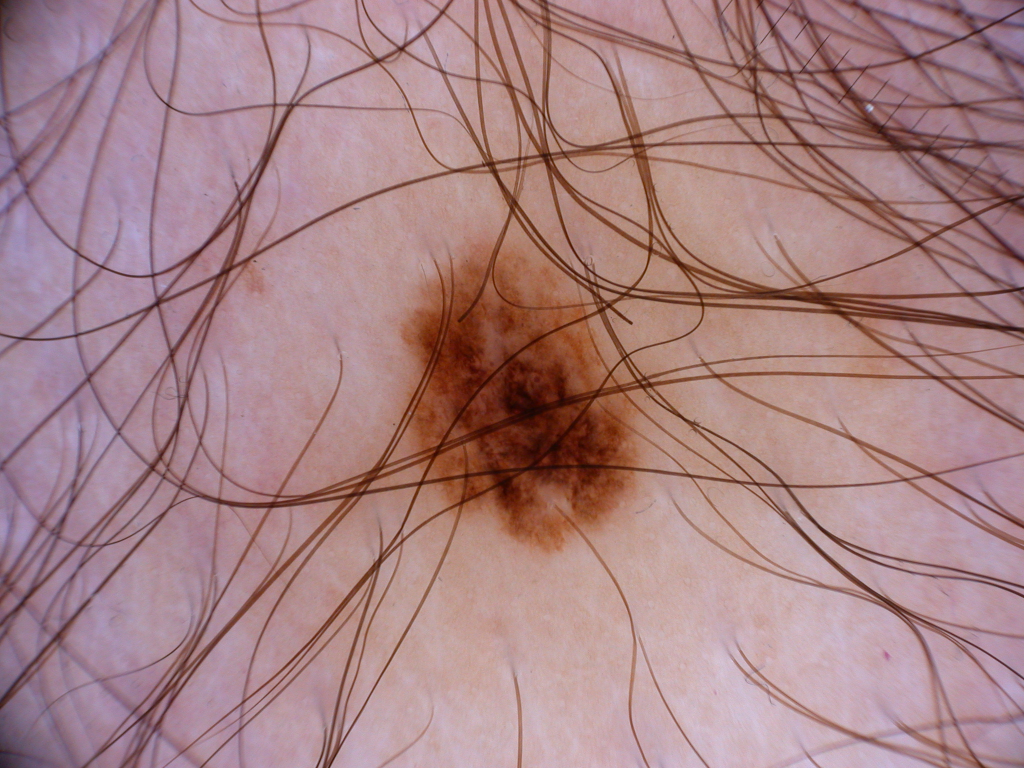
#> input picture data/images_test/img19.jpg, 2048 x 1536 px, found by its file name (shown at 1/2 size)
$ python dull_razor.py
#> lines starting #> are read from the running program, lines starting #| are printed output that depends on the picture; after the words box and inside, x2 and y2 are one past the last pixel; in counts of white or black regions, pixels touching at a corner belong together
#%% dull razor : hair remover
import cv2 # Choice of OpenCV (could have been done with skimage)
import numpy as np
import matplotlib.pyplot as plt

# Load the image - change the path on git

image_bgr=cv2.imread('data/images_test/img19.jpg',cv2.IMREAD_COLOR)
#> image_bgr is the input picture: shape (1536, 2048, 3); mean B, G, R 133, 130.1, 167
image = cv2.cvtColor(image_bgr, cv2.COLOR_BGR2RGB) # BGR to RGB conversion
# Gaussian filter to smooth the image
smoothed_image = cv2.GaussianBlur(image, (5, 5), 0)


# Split into colors
image_red, image_green, image_blue = cv2.split(smoothed_image)
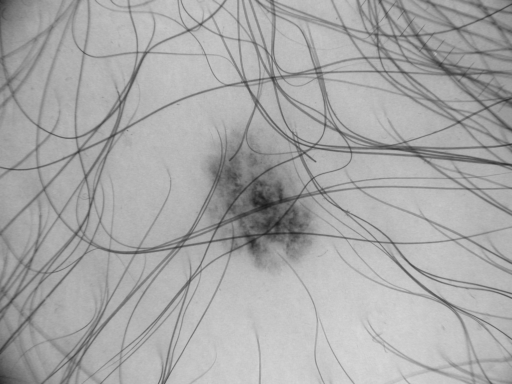
#> image_red: shape (1536, 2048) (shown at 1/4 size); min 25, max 219, mean 167

# Definition of diagonal structuring elements
def diagonal(size, angle):
#> called with size = 10, angle = 45
    kernel = np.zeros((size, size), dtype=np.uint8)
    for i in range(size):
        j = int(i * np.tan(np.radians(angle)))
        if 0<= j < size:
            kernel[i, j] = 1
    if angle > 0 and angle < 90:
        kernel = np.flipud(kernel)
    return kernel

kernel_diagonal_45 = diagonal(10,45)
kernel_diagonal_135 = kernel_diagonal_45[::-1, :]

# Define the structuring elements - values can be changed for better results
kernel_horizontal = cv2.getStructuringElement(cv2.MORPH_RECT, (1, 12))
kernel_diagonal_1 = kernel_diagonal_45
kernel_diagonal_2 = kernel_diagonal_135
kernel_vertical = cv2.getStructuringElement(cv2.MORPH_RECT, (12, 1))

# Apply a general morphological closing operation to each color band
def morphological_closing(image, kernel):
    return cv2.morphologyEx(image, cv2.MORPH_CLOSE, kernel)

# Compute the general morphological closing image for each color band
def general_morphological_closing(image):
    closed_horizontal = morphological_closing(image, kernel_horizontal)
    closed_diagonal_1 = morphological_closing(image, kernel_diagonal_45)
    closed_diagonal_2 = morphological_closing(image, kernel_diagonal_135)
    closed_vertical = morphological_closing(image, kernel_vertical)

    closed_horizontal = cv2.resize(closed_horizontal, (image.shape[1], image.shape[0]))
    closed_diagonal_1 = cv2.resize(closed_diagonal_1, (image.shape[1], image.shape[0]))
    closed_diagonal_2 = cv2.resize(closed_diagonal_2, (image.shape[1], image.shape[0]))
    closed_vertical = cv2.resize(closed_vertical, (image.shape[1], image.shape[0]))

    return np.maximum.reduce([closed_horizontal, closed_diagonal_1, closed_diagonal_2, closed_vertical])
closed_red = general_morphological_closing(image_red)
closed_green = general_morphological_closing(image_green)
closed_blue = general_morphological_closing(image_blue)
#> in general_morphological_closing (call 3), `return np.maximum.reduce([closed_horizontal, closed_diagonal_1, closed..`:
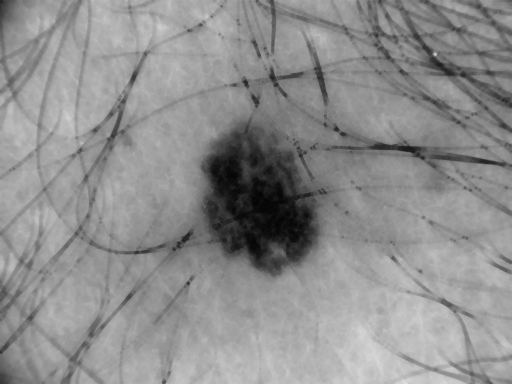
#> returned value: shape (1536, 2048) (shown at 1/4 size); min 3, max 255, mean 141.8

# Calculate the hair mask image for each color band
threshold = 30  # Define a predefined threshold - can be adjusted for persistent thick hairs
hair_mask_red = np.abs(image_red - closed_red) > threshold
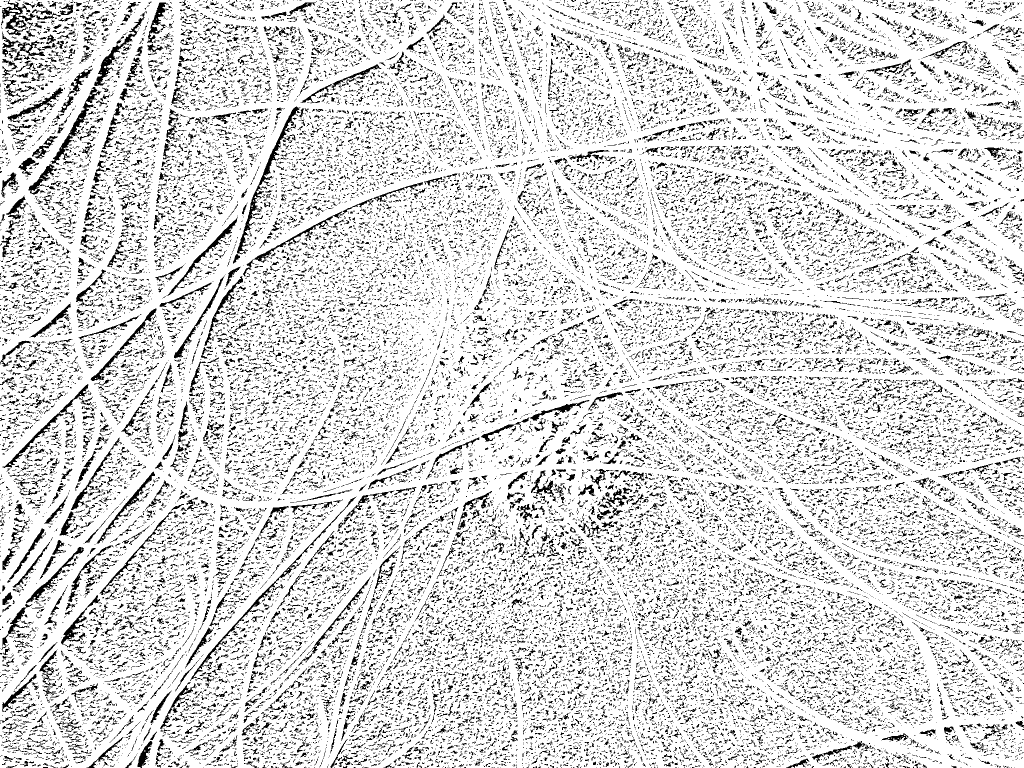
#> hair_mask_red: shape (1536, 2048) bool (shown at 1/2 size); 85.1% white; black in thin lines or dots
hair_mask_green = np.abs(image_green - closed_green) > threshold
#> hair_mask_green: shape (1536, 2048) bool; 83.3% white; black in thin lines or dots
hair_mask_blue = np.abs(image_blue - closed_blue) > threshold
#> hair_mask_blue: shape (1536, 2048) bool; 87% white; black in thin lines or dots

# Calculate the final hair mask image
hair_mask = np.logical_or(np.logical_or(hair_mask_red, hair_mask_green), hair_mask_blue).astype(np.uint8)
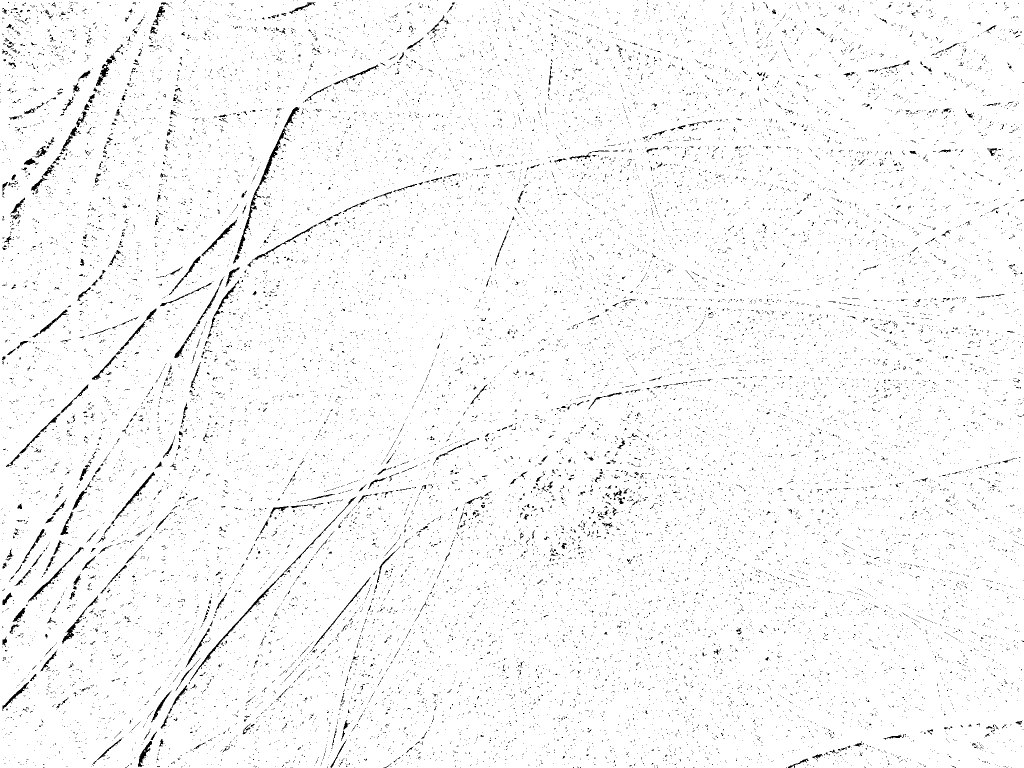
#> hair_mask: shape (1536, 2048) (shown at 1/2 size); values 0 (black) and 1 (white), 97.1% white; black in thin lines or dots

# Replace hair pixels with the nearest non-hair pixels on the original image
inpainted_image = cv2.inpaint(image, hair_mask, 3, cv2.INPAINT_TELEA)
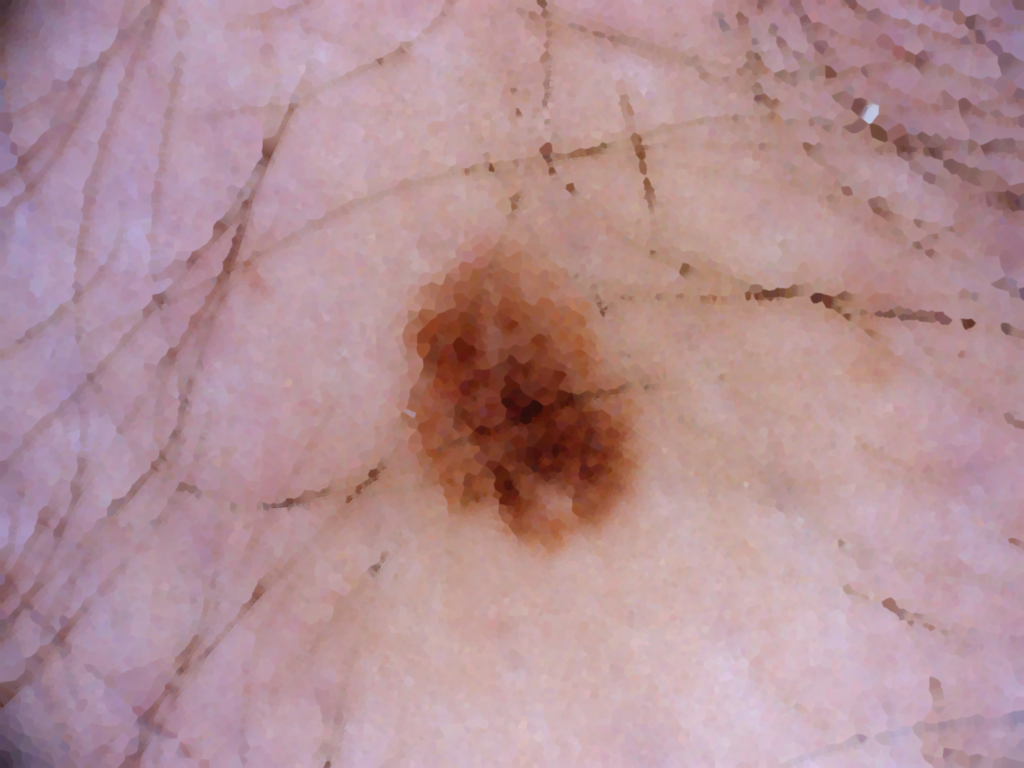
#> inpainted_image: shape (1536, 2048, 3) (shown at 1/2 size); mean R, G, B 179.9, 144, 149.6

# [22 lines left out: function dull_razor, not called in this run]
'''
plt.figure(figsize=(12, 12))
plt.subplot(221)
plt.imshow(image)
plt.title('Original Image')

plt.subplot(222)
plt.imshow(hair_mask * 255, cmap='gray')
plt.title('Hair Mask')

plt.subplot(223)
plt.imshow(inpainted_image)
plt.title('Inpainted Image')

plt.subplot(224)
plt.imshow(smoothed_image)
plt.title('Smoothed Image initiale')

plt.show()
'''

# %%

$ run again, with data/images_test/img1.jpg copied over data/images_test/img19.jpg
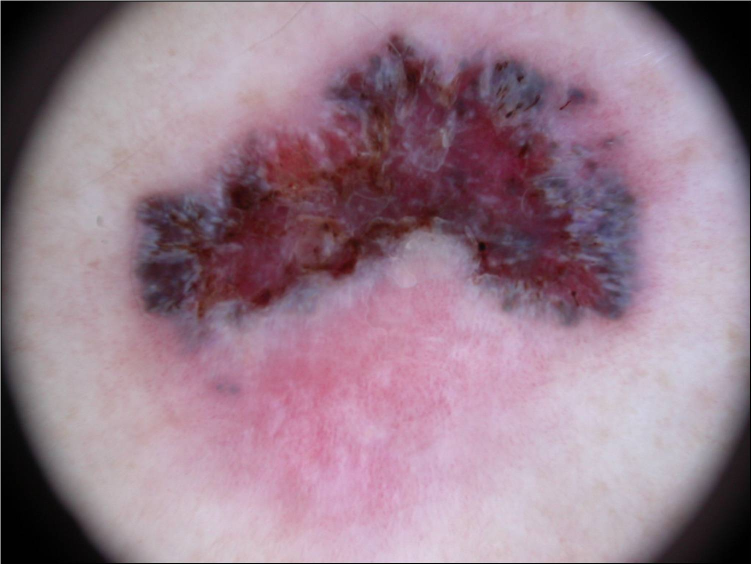
#> input picture data/images_test/img1.jpg, 1503 x 1129 px, found by its file name (shown at 1/2 size)
#> image_bgr is the input picture: shape (1129, 1503, 3); mean B, G, R 140.2, 125.2, 151.9
#> `hair_mask_red = np.abs(image_red - closed_red) > threshold`:
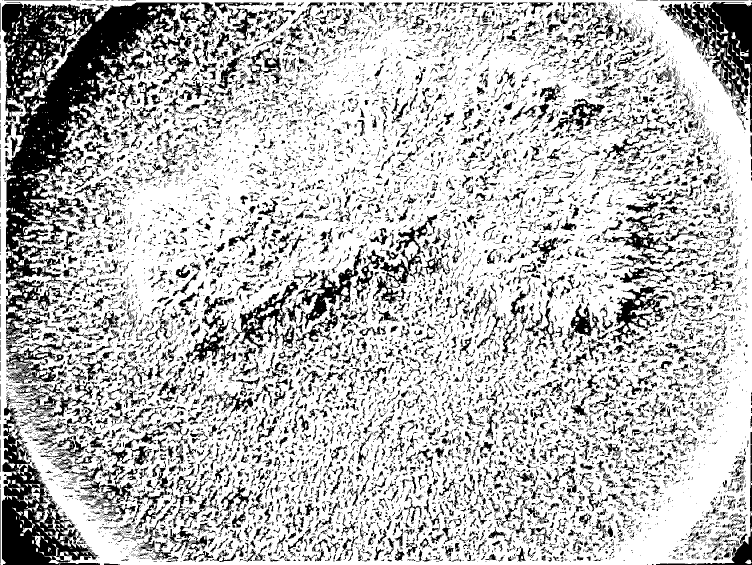
#> hair_mask_red: shape (1129, 1503) bool (shown at 1/2 size); 73.6% white; 12336 black regions (9410 under 20 px), largest, box (x1, y1, x2, y2) and area: (4, 4, 399, 769) 80918, (4, 792, 200, 1129) 21521, (1325, 4, 1503, 265) 15344
#> hair_mask_green: shape (1129, 1503) bool; 72.7% white; 10500 black regions (8392 under 20 px), largest, box (x1, y1, x2, y2) and area: (4, 4, 439, 683) 86823, (4, 802, 248, 1129) 21372, (1328, 4, 1503, 289) 15279
#> hair_mask_blue: shape (1129, 1503) bool; 72.5% white; 10251 black regions (8113 under 20 px), largest, box (x1, y1, x2, y2) and area: (4, 4, 455, 673) 89656, (4, 662, 216, 1129) 30350, (1332, 4, 1503, 265) 14998
#> hair_mask: shape (1129, 1503); values 0 (black) and 1 (white), 84.6% white; 12474 black regions (10595 under 20 px), largest, box (x1, y1, x2, y2) and area: (4, 4, 350, 354) 46179, (4, 816, 200, 1129) 19326, (1332, 4, 1503, 265) 14487
#> `inpainted_image = cv2.inpaint(image, hair_mask, 3, cv2.INPAINT_TELEA)`:
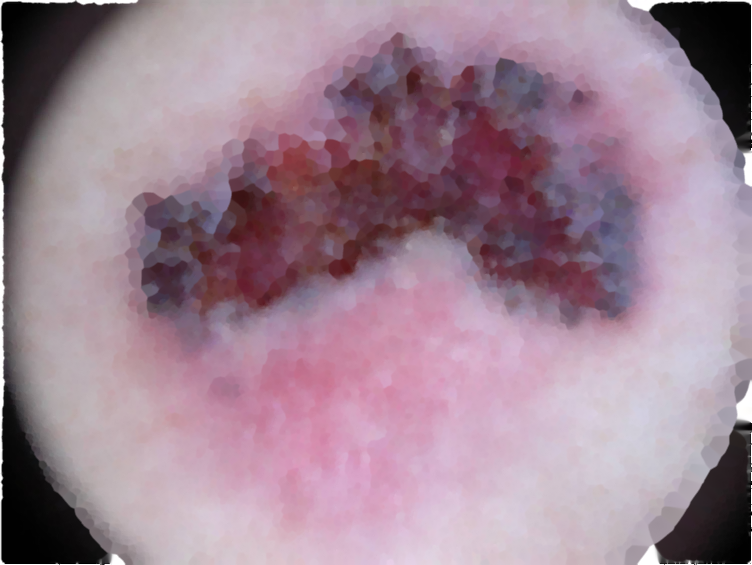
#> inpainted_image: shape (1129, 1503, 3) (shown at 1/2 size); mean R, G, B 158.4, 132.3, 147.6

$ run again, with data/images_test/img10.jpg copied over data/images_test/img19.jpg
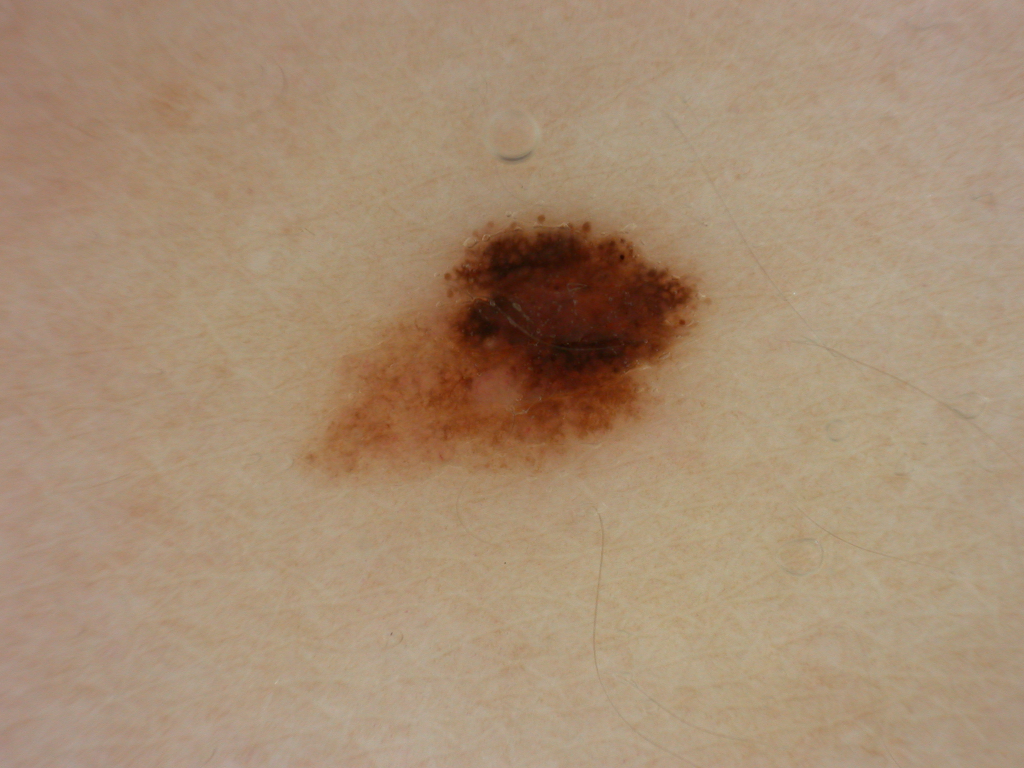
#> input picture data/images_test/img10.jpg, 2048 x 1536 px, found by its file name (shown at 1/2 size)
#> image_bgr is the input picture: shape (1536, 2048, 3); mean B, G, R 115.1, 141.3, 167.2
#> `hair_mask_red = np.abs(image_red - closed_red) > threshold`:
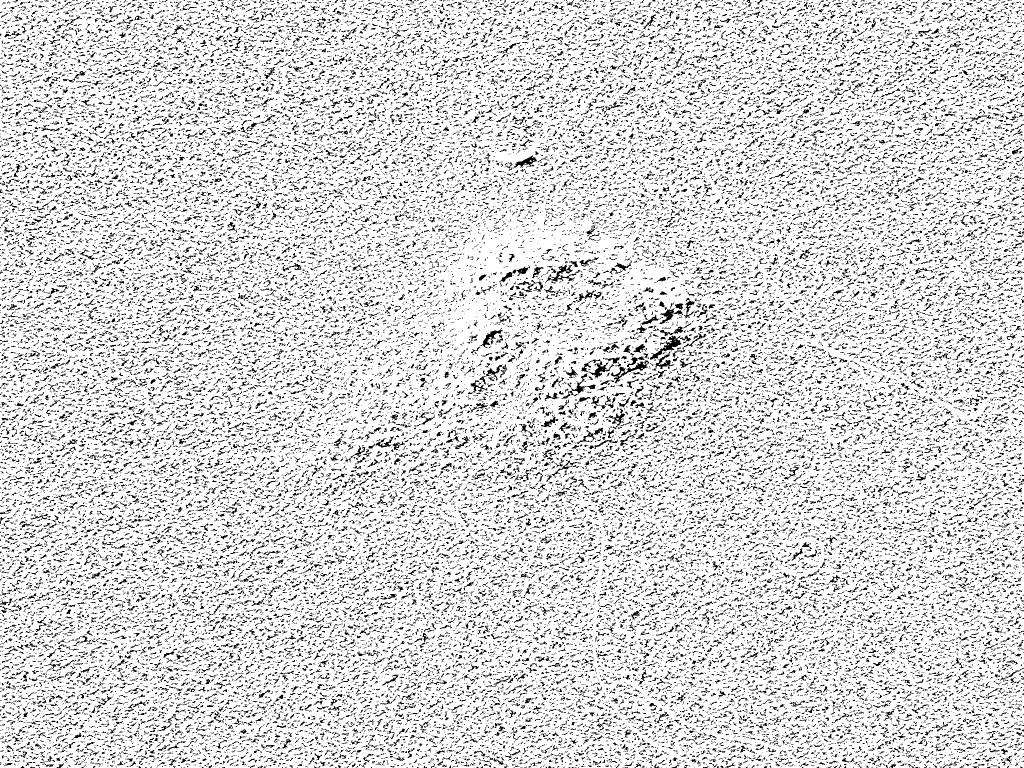
#> hair_mask_red: shape (1536, 2048) bool (shown at 1/2 size); 84.8% white; black in thin lines or dots
#> hair_mask_green: shape (1536, 2048) bool; 79.6% white; black in thin lines or dots
#> hair_mask_blue: shape (1536, 2048) bool; 85.6% white; black in thin lines or dots
#> `hair_mask = np.logical_or(np.logical_or(hair_mask_red, hair_mask_green..`:
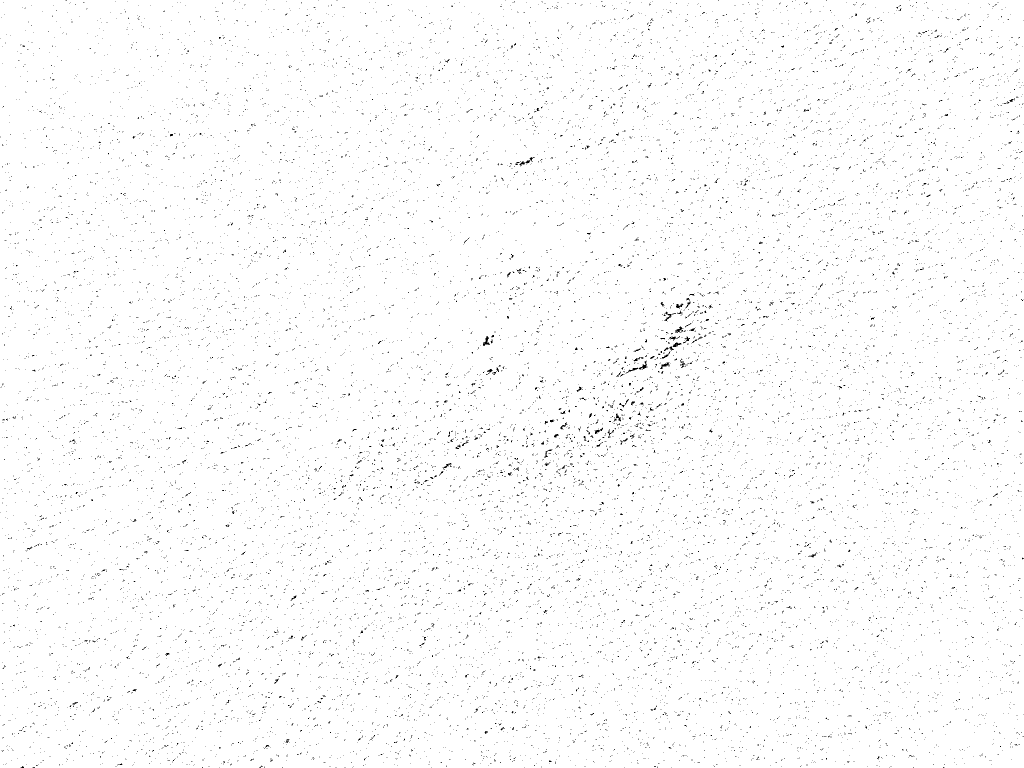
#> hair_mask: shape (1536, 2048) (shown at 1/2 size); values 0 (black) and 1 (white), 98.7% white; black in thin lines or dots
